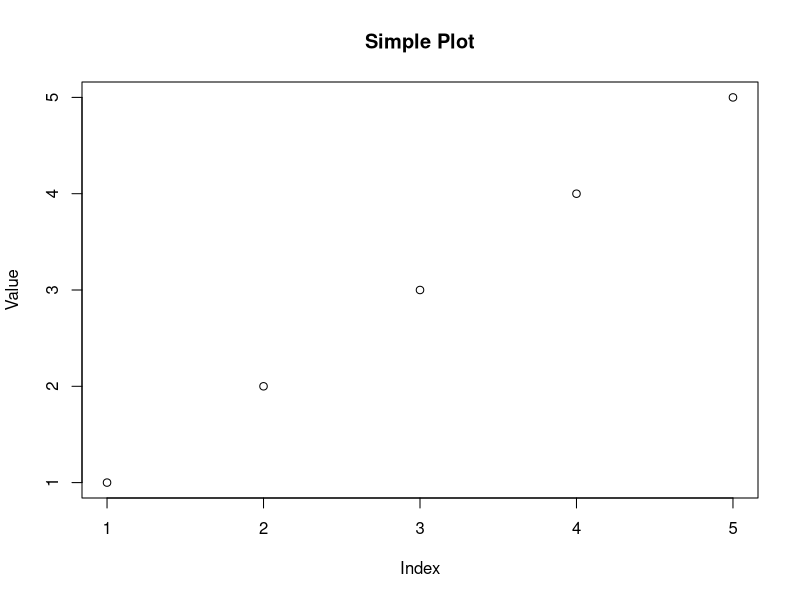

Recreate this plot in R.
# Simple R script to demonstrate R in Cursor

# Print a welcome message
print("Hello from R in Cursor!")

# Create a simple vector
numbers <- c(1, 2, 3, 4, 5)
print(paste("Sum of numbers:", sum(numbers)))

# Create a simple plot
pdf("simple_plot.pdf")
plot(numbers, main="Simple Plot", xlab="Index", ylab="Value")
dev.off()

# Basic data frame operation
df <- data.frame(
  name = c("Alice", "Bob", "Charlie"),
  age = c(25, 30, 35)
)
print("Data Frame:")
print(df) 